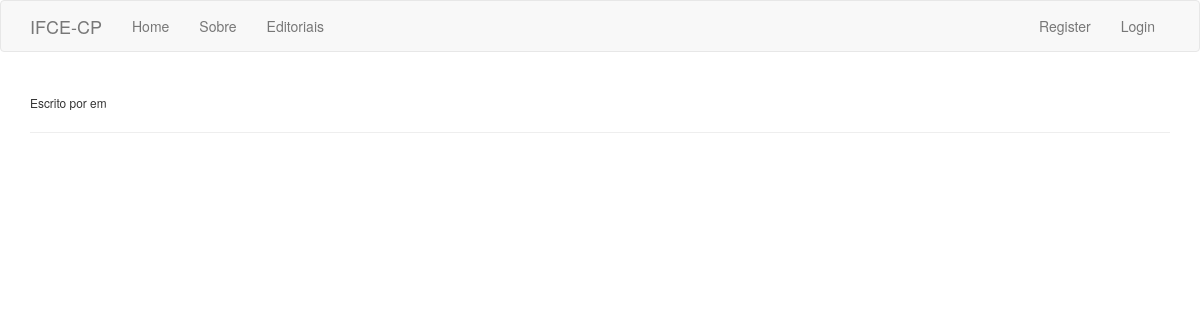
Before: /editorial/2/ with the older database file.
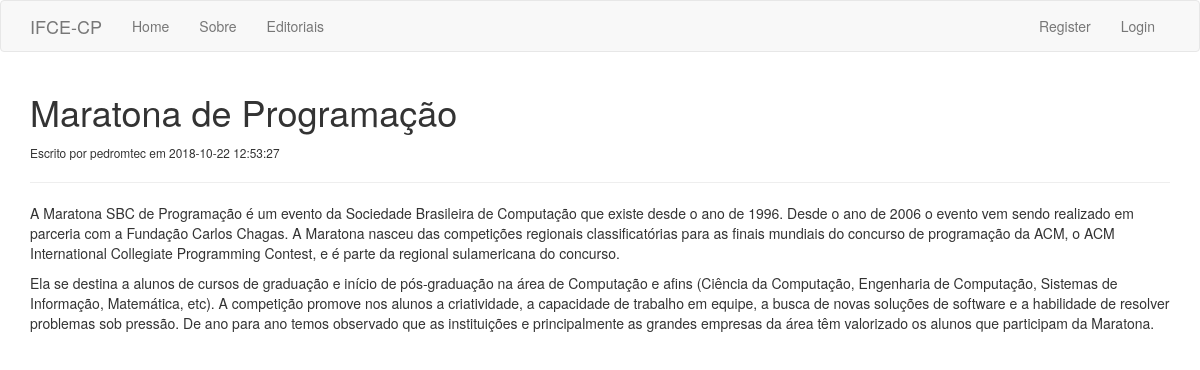
After: the same page with the newer database file.
### tables this page shows
CREATE TABLE editorials(
       id INTEGER NOT NULL PRIMARY KEY AUTOINCREMENT,
       title VARCHAR(255), 
       author VARCHAR(100),
       body TEXT,
       create_date TIMESTAMP DEFAULT CURRENT_TIMESTAMP);

### app.py (the view)
@app.route('/editorial/<string:id>/')
def editorial(id):
    editorial = db.find_one("SELECT * FROM editorials WHERE id = '{}'".format(id))
    return render_template('editorial.html', editorial=editorial)

### db.py (called while the page is built)
    def find_one(self, sql):
        con = sqlite3.connect(self.path)
        cur = con.cursor()
        cur.execute(sql)
        data = cur.fetchone()
        con.commit()
        con.close()
        return data

### templates/editorial.html
{% extends 'layout.html' %}
{% block body %}
  <h1>{{editorial[1]}}</h1>
  <small>Escrito por {{editorial[2]}} em {{editorial[4]}}</small>
  <hr>
  <div>
  {{editorial[3] | safe}}
  </div>
{% endblock %}

Changed rows visible on the page:
added editorials: title "Maratona de Programação", author "pedromtec", create_date "2018-10-22 12:53:27", body "A Maratona SBC de Programação é um evento da Sociedade Brasileira de Computação que existe desde o ano de 1996. Desde o ano de 2006 o evento vem sendo realizado em parceria com a Fundação Carlos Chagas. A Maratona nasceu das competições regionais classificatórias para as finais mundiais do concurso de programação da ACM, o ACM International Collegiate Programming Contest, e é parte da regional sulamericana do concurso. Ela se destina a alunos de cursos de graduação e início de pós-graduação na área de Computação e afins (Ciência da Computação, Engenharia de Computação, Sistemas de Informação, Matemática, etc). A competição promove nos alunos a criatividade, a capacidade de trabalho em…"
